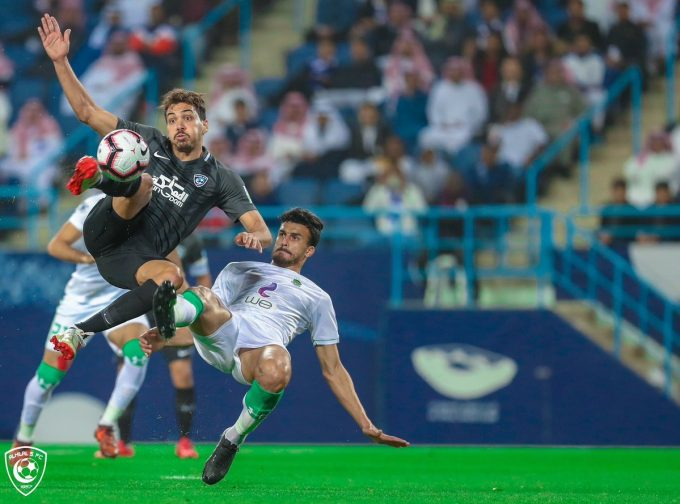
#> input picture ce3.jpg, 680 x 504 px
$ python ImageRotation.py --image ce3.jpg
#> lines starting #> are read from the running program, lines starting #| are printed output that depends on the picture
import numpy as np
import cv2 as cv
import argparse

ap=argparse.ArgumentParser()
ap.add_argument("-i","--image",required=True,help="Path to img")
args=vars(ap.parse_args())

img= cv.imread(args["image"])
#> img is the input picture: shape (504, 680, 3); mean B, G, R 100.4, 101.9, 69.7
cv.imshow("org",img)

# [6 lines of commented-out code are left out]

def rotateImg(img,angle,center=None, scale=1.0):
#> called with angle = -80, scale = 1
    (h, w) = img.shape[:2]
#> h = 504; w = 680
    if center is None:
        center = (w // 2, h // 2)
#> center = (340, 252)
    m = cv.getRotationMatrix2D(center, angle, scale)
    rot = cv.warpAffine(img, m, (img.shape[1], img.shape[0]))
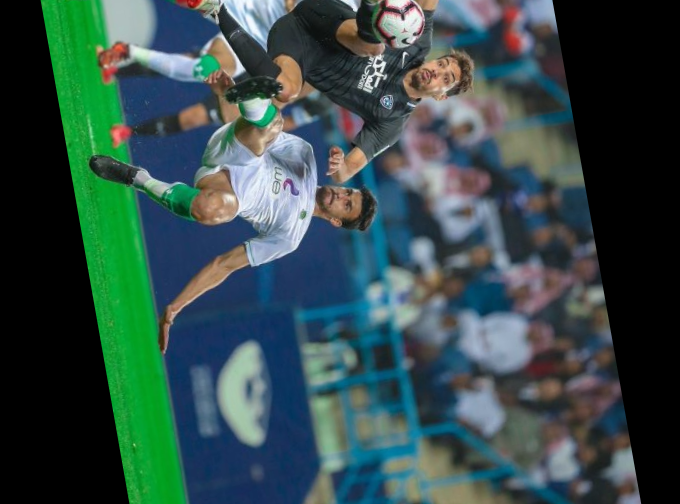
#> rot: shape (504, 680, 3); mean B, G, R 73.8, 75.8, 52.2
    return rot

rotate=rotateImg(img,-80)
cv.imshow("shift",rotate)
cv.waitKey(0)
